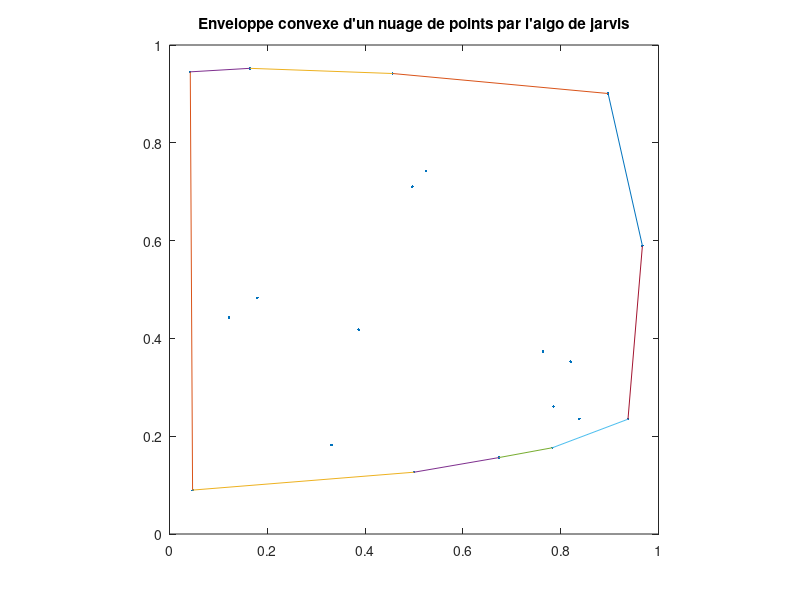

Write MATLAB code to recreate this figure.
%% TD enveloppes convexes
%% SABIR ILYASS

close all; clearvars;
%% Jarvis algorithm

%% définition de l'orientation de 3 points:
orient = @(px,py,qx,qy, rx, ry) sign((qx - px) * (ry - py) - (rx - px) * (qy - py));
%% calcul de l'angle entre 3 points:
% par décroissance  de cosinus on calcule le - cos de l'angle à l'aide du produit scalaire
cosAngle = @(px,py,qx,qy, rx, ry) - ((qx - px) * (rx - px) + (qy - py) * (ry - py)) / (sqrt((qx - px)^2 + (qy - py)^2) * sqrt((rx - px)^2 + (ry - py)^2));

%% construire le nuage de points dans le carré [0,1]²
n = 20;
points = rand(2,n);
%% affichage de nuage de points
figure;
plot(points(1,:), points(2,:), '.');
axis square; axis equal;
title("Enveloppe convexe d'un nuage de points par l'algo de jarvis");
axis([0 1 0 1]); hold on;

%% determination de point extreme
[px, minY] = min(min(points));
py = points(2, minY);
qx = 0; qy = 0; rx = 0; ry = 0;

%% determination du premier segment de l'enveloppe convexe
for j = 1:n
        count = 0;
        if (j ~= minY)
            for k = 1:n
                if (k ~= minY && k ~= j)
                    if (orient(points(1,minY),points(2,minY),points(1,j),points(2,j),points(1,k),points(2,k)) >= 0)
                        count = count + 1;
                    else
                        count = count - 1;
                    end
                end
            end
            if (count == n - 2)
                qx = points(1,j); qy  = points(2,j);
                plot([points(1,minY) points(1,j)],[points(2,minY) points(2,j)]);
            end
        end
end

%% determiner les points du contour de l'enveloppe convexe:
while(rx ~= points(1,minY) && ry ~= points(2,minY))
    cosAng = -1;
    indexPointExtreme = 0;
    for i = 1:n
        cosangle = cosAngle(qx,qy,px,py, points(1,i),points(2,i));
        if(cosangle > cosAng)
            indexPointExtreme = i;
            cosAng = cosangle;
        end
    end
    rx = points(1, indexPointExtreme); ry = points(2, indexPointExtreme);
    px = qx; py = qy;
    qx = rx; qy = ry;
    plot([px qx],[py qy]);
end